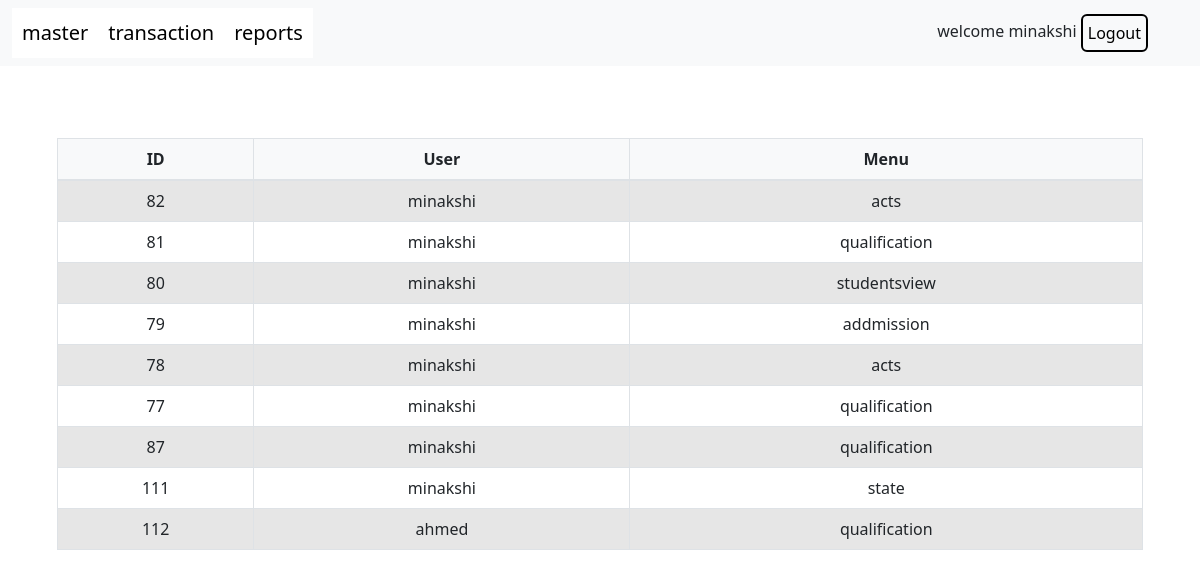
Page /assign_display.php (signed in) on the committed database.
### tables this page shows
CREATE TABLE IF NOT EXISTS `menu` (
  `id` int(11) NOT NULL AUTO_INCREMENT,
  `menu_name` varchar(255) NOT NULL,
  `menu_action` varchar(255) DEFAULT NULL,
  `parent_id` int(11) DEFAULT NULL,
  PRIMARY KEY (`id`)
);

CREATE TABLE IF NOT EXISTS `user_menu` (
  `id` int(11) NOT NULL AUTO_INCREMENT,
  `user_id` varchar(255) NOT NULL,
  `menu_id` varchar(255) NOT NULL,
  PRIMARY KEY (`id`)
);

CREATE TABLE IF NOT EXISTS `user` (
  `id` int(11) NOT NULL AUTO_INCREMENT,
  `username` varchar(25) NOT NULL,
  `password` varchar(25) NOT NULL,
  `email` varchar(20) NOT NULL,
  PRIMARY KEY (`id`)
);

### assign_display.php (the view, shortened to what this page needs)
<!DOCTYPE html>
<html>
<head>
    <link rel="stylesheet" href="https://maxcdn.bootstrapcdn.com/bootstrap/4.0.0/css/bootstrap.min.css">
    <link rel="stylesheet" type="text/css" href="http://ajax.aspnetcdn.com/ajax/jquery.dataTables/1.9.4/css/jquery.dataTables.css">
</head>
<body>
    <?php include 'navbar.php'; ?>
    <div><br>
        <div class="container">
            <div class="col-lg-12">
                <br><br>
                <table id="tabledata" class="table table-striped table-hover table-bordered">
                    <thead class="bg-light text-dark text-center">
                        <th>ID</th>
                        <th>User</th>
                        <th>Menu</th>
                    </thead>
                    <tbody>
                        <?php
                        include "nav_config.php";
                        $sql = "SELECT a.id, b.username, c.menu_name FROM user_menu a
                                JOIN user b ON a.user_id = b.id
                                JOIN menu c ON a.menu_id = c.id";
                        $result = mysqli_query($conn, $sql);
                        while ($res = mysqli_fetch_array($result)) {
                        ?>
                            <tr class="text-center">
                                <td><?php echo $res['id']; ?></td>
                                <td><?php echo $res['username']; ?></td>
                                <td><?php echo $res['menu_name']; ?></td>
                            </tr>
                        <?php
                        }
                        ?>
                    </tbody>
                </table>
            </div>
        </div>
    </div>
</body>
</html>

### navbar.php (shortened to what this page needs)
<!DOCTYPE html>
<html lang="en">
<head>
    <link rel="stylesheet" href="https://cdn.jsdelivr.net/npm/bootstrap@5.2.3/dist/css/bootstrap.min.css">
</head>
<body>
     <nav class="navbar navbar-expand-lg  bg-light">
        <div class="container-fluid">
            <div class="collapse navbar-collapse" id="navbarSupportedContent">
                <ul class="navbar-nav me-auto mb-2 mb-lg-0">
                    <?php
					include 'nav_config.php';
                    function getMenuItems($parent_id = 0)
                    {
                        global $conn;
                        $menuItems = [];
                        $sql = "SELECT * FROM menu WHERE parent_id = $parent_id";
                        $result = mysqli_query($conn, $sql);
                        while ($row = mysqli_fetch_assoc($result)) {
                            $row['children'] = getMenuItems($row['id']);
                            $menuItems[] = $row;
                        }
                        return $menuItems;
                    }
                    function generateMenu($items)
                    {
                        echo '<ul class="navbar-nav">';
                        foreach ($items as $item) {
                            echo '<li class="nav-item">';
                            echo '<a href="' . $item['menu_action'] . '">' . $item['menu_name'] . '</a>';
                            if (!empty($item['children'])) {
                                generateMenu($item['children']);
                            }
                            echo '</li>';
                        }
                        echo '</ul>';
                    }
                    $menuItems = getMenuItems();
                    generateMenu($menuItems);
                    ?>
                </ul>
            </div>
			<div class="welcome-msg"> <?php echo "welcome" . "  " . $_SESSION['username']; ?>
    <button class=" btn btn-light add" onclick="confirmLogout()"> Logout </button></div>
        </div>
    </nav>
</body>
</html>

### navbar.php (style rules this page uses)
.navbar-nav { display: flex; align-items: center; list-style: none; margin: 0; padding: 0; background: white; }
.nav-item a { color:black; }
.navbar-nav li { position: relative; }
.navbar-nav li a { text-decoration: none; padding: 10px; color:black; font-size:20px; display: block; }
.add { margin-right:40px; color: black; padding: 5px; border: 2px solid black; }

### rows in the picture
menu: menu_name "master"
menu: menu_name "transaction"
menu: menu_name "reports"
user_menu: id "82", user.username "minakshi", menu.menu_name "acts"
user_menu: id "81", user.username "minakshi", menu.menu_name "qualification"
user_menu: id "80", user.username "minakshi", menu.menu_name "studentsview"
user_menu: id "79", user.username "minakshi", menu.menu_name "addmission"
user_menu: id "78", user.username "minakshi", menu.menu_name "acts"
user_menu: id "77", user.username "minakshi", menu.menu_name "qualification"
user_menu: id "87", user.username "minakshi", menu.menu_name "qualification"
user_menu: id "111", user.username "minakshi", menu.menu_name "state"
user_menu: id "112", user.username "ahmed", menu.menu_name "qualification"

### other values in the picture
$_SESSION['username'] "minakshi"
